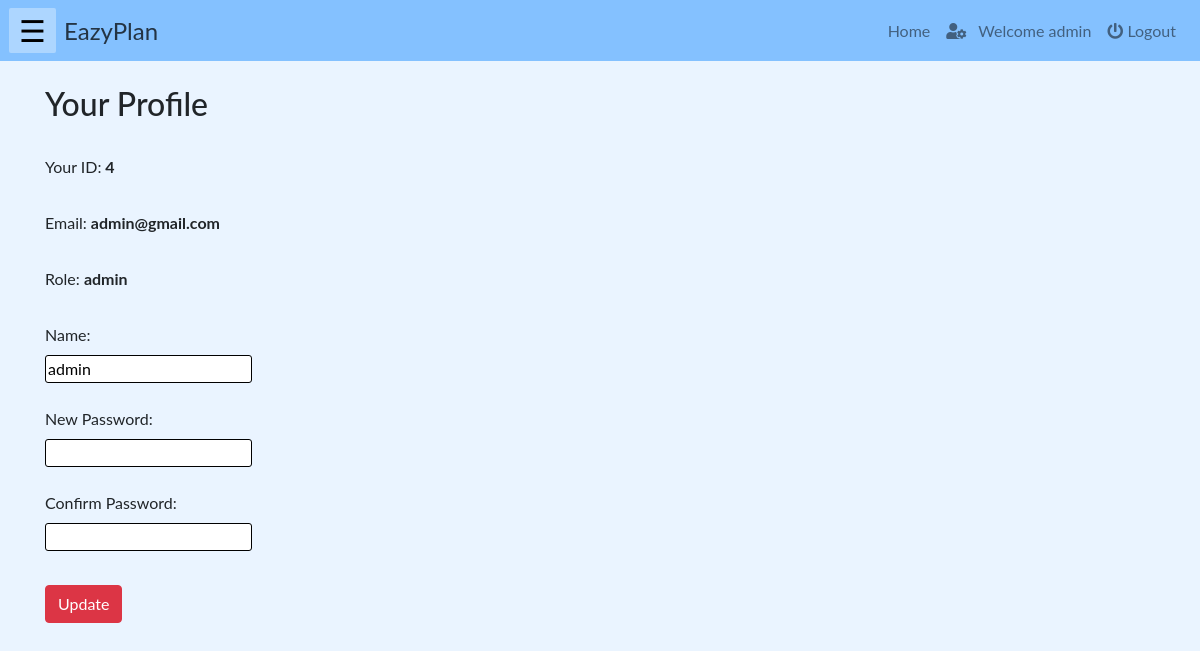
/php/profile.php (signed in), run on the app's committed database.
### tables this page shows
CREATE TABLE `account` (
  `userid` int(10) NOT NULL,
  `name` varchar(100) NOT NULL,
  `email` varchar(200) NOT NULL,
  `role` varchar(20) NOT NULL,
  `password` varchar(40) NOT NULL
);

### php/profile.php (the view, shortened to what this page needs)
<!DOCTYPE html>
<html lang="en">
    <?php
        include("../php/headLinks.php");
        include("../connection/config.php");
        if(isset($_SESSION["name"]))
        {
    ?>
    <body>
        <?php
            include("../php/navbar.php");
            $uid = $_SESSION['userId'];
            $sql = "select * from account where userid = $uid";
            $res = mysqli_query($db, $sql);
            $row = mysqli_fetch_array($res);
        ?>
        <form method="POST">
        <div class="container">
        <br><h2>Your Profile</h2><br>
            <label id="val" >Your ID:<b> <?php echo $row['userid']; ?> </b> </label><br><br>
            <label id="val" >Email: <b> <?php echo $row['email']; ?> </b> </label><br><br>
            <label id="val" >Role: <b> <?php echo $row['role']; ?> </b> </label><br><br>
            <label id="val" >Name: </label><br>
            <input id="val" name="name"  style="border-radius:3px;border:1px solid black;" value="<?php echo $row['name']; ?>"><br><br>
            <label id="val" >New Password:</label><br>
            <input id="val" name="npwd" type="password" style="border-radius:3px;border:1px solid black;"><br><br>
            <label id="val" >Confirm Password:</label><br>
            <input id="val" name="cpwd" type="password" style="border-radius:3px;border:1px solid black;"><br><br>
            <button type="submit" class="btn btn-danger" style="margin-top:10px;">Update</button>
        </div>
    </body>
    <?php
        }
    else{
    echo "<h3 style='color:red'>Login to access the page...</h3>";
    echo "<a href='./login.php'>Click here to login</a>";
    }
    ?>
</html>

### css/homepagestaff.css (style rules this page uses)
body { background-color: red; font-family: "Lato", sans-serif; }

### php/navbar.php (style rules this page uses)
body { background-color: #EAF4FF; }

### data on the page
account: userid "4", email "admin@gmail.com", role "admin", name "admin"

### other printed values
$_SESSION["name"] "admin"
